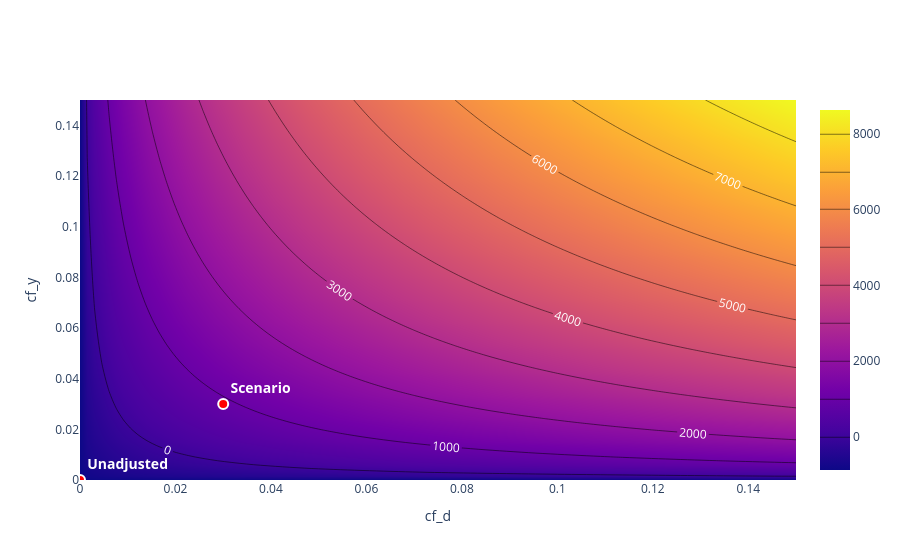

Notebook source saved alongside this figure:
### Code cell
# --- Sensitivity Analysis for Unmeasured Confounding ---

# 1. Run sensitivity analysis
dml_plr.sensitivity_analysis(cf_y=0.03, cf_d=0.03)

# 2. Print the summary
print(dml_plr.sensitivity_summary)

# 3. Plot the contour
fig = dml_plr.sensitivity_plot()
fig.show()
